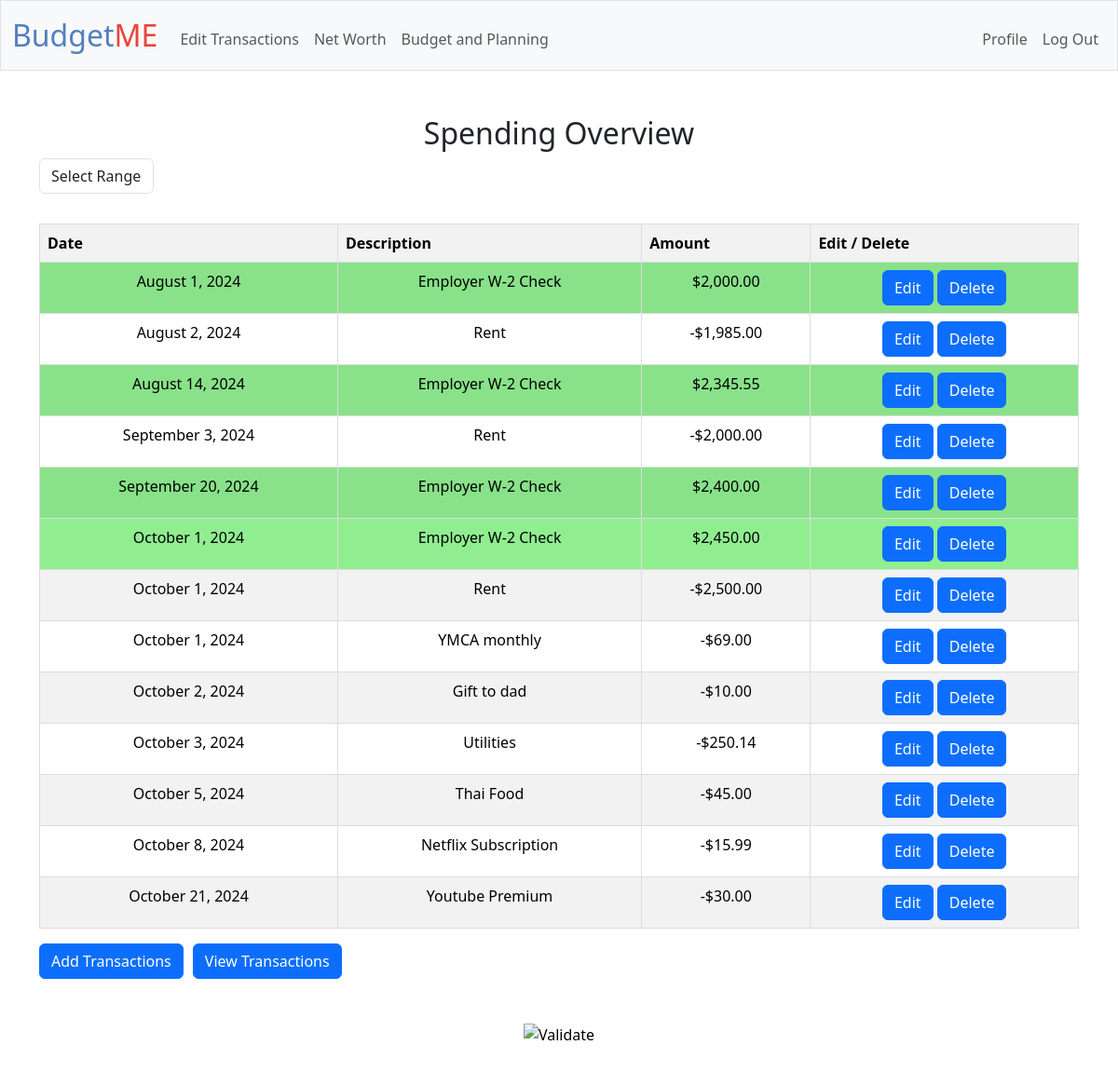
The app's page /editreports (signed in) with its own data.
### tables this page shows
CREATE TABLE transactions (id INTEGER PRIMARY KEY AUTOINCREMENT, user_id INTEGER NOT NULL, type TEXT NOT NULL, amount REAL NOT NULL, description TEXT, category TEXT, transaction_date DATETIME DEFAULT CURRENT_TIMESTAMP, source TEXT, FOREIGN KEY (user_id) REFERENCES
 "old_userss"(id) ON DELETE CASCADE);

### app.py (the view, shortened to what this page needs)
@app.route("/editreports", methods=["GET", "POST",])
@login_required
def editreports():
    if request.args.get('startMonth') and request.args.get('endMonth'):
        start_month = request.args.get('startMonth') + "-01"
        end_month = request.args.get('endMonth') + "-31"
        user_data = db.execute("SELECT id, type, amount, description, category, transaction_date, source FROM transactions WHERE user_id = ? AND transaction_date\
                                BETWEEN ? AND ?", session["user_id"], start_month, end_month)
    else:
        user_data = db.execute("SELECT id, type, amount, description, category, transaction_date, source FROM transactions WHERE user_id = ?", session["user_id"])
    user_data.sort(key=lambda x: x['transaction_date'])
    """Allow User to Edit and Delete Entries on the Generated Table"""
    """Render Monthly and Yearly statistics here"""
    return render_template("editreports.html", user_data=user_data)

### app.py (called while the page is built)
@app.after_request
def after_request(response):
    response.headers["Cache-Control"] = "no-cache, no-store, must-revalidate"
    response.headers["Expires"] = 0
    response.headers["Pragma"] = "no-cache"
    return response

### helpers.py (called while the page is built)
def login_required(f):
    @wraps(f)
    def decorated_function(*args, **kwargs):
        if session.get("user_id") is None:
            return redirect("/login")
        return f(*args, **kwargs)
    return decorated_function

def usd(value, type=""):
    if type == 'expense':
        return f"-${value:,.2f}"
    else:
        return f"${value:,.2f}"

def date_format(str):
    MONTHS = {
    1: "January", 2: "February", 3: "March", 4: "April", 5: "May", 6: "June", 7: "July", 8: "August", 9: "September", 10: "October", 11: "November", 12: "December"}
    split = str.split("-")
    return f"{MONTHS[int(split[1])]} {int(split[2])}, {split[0]}"

### templates/editreports.html (shortened to what this page needs)
{% extends "layout.html" %}
{% block main %}
<tbody>
        <h2>Spending Overview</h2>
        <form action="editreports" method="get" id="range_table">
            <div class="mb-3">
                <select class="form-control w-auto" name="report_type" id="report_type">
                    <option value="" disabled selected >Select Range</option>
                </select>
            </div>
        </form>
    <div class="table_chart-container">
        <table class="table table-hover table-striped income_expense-table" id="transactions_table">
            <thead>
                <tr class="list-heading">
                    <th scope="row">Date</th>
                    <th scope="row">Description</th>
                    <th scope="row">Amount</th>
                    <th>Edit / Delete</th>
                </tr>
            </thead>
                {% for data in user_data %}
                <tr class="{{ data.type }}" id="row-{{ data.id }}">
                    <td class="row-date">{{ data.transaction_date | date_format }}</td>
                    <td class="row-description">{{ data.description }}</td>
                    <td class="row-amount">{% if data.type == 'expense' %}-{% endif %}{{ data.amount | usd}}</td>
                    <td class="row-buttons">
                        <button class="btn btn-primary edit-btn" type="submit" value="{{ data.id }}" id="edit-{{ data.id }}">Edit</button>
                        <button class="btn btn-primary delete-btn" type="submit" value="{{ data.id }}" id="delete-{{ data.id }}">Delete</button>
                    </td>
                </tr>
                {% endfor %}
        </table>
    </div>
        <div class="button-container">
            <form action="/transactions" method="get">
                <button class="btn btn-primary" type="submit" id="the_transaction_submit">Add Transactions</button>
            </form>
            <form action="/reports" method="get">
                <button class="btn btn-primary" type="submit" id="the_view_submit">View Transactions</button>
            </form>
        </div>
</tbody>
{% endblock %}

### static/styles.css (style rules this page uses)
.table { width: 100%; border-collapse: collapse; }
.table th, .table td { border: 1px solid #ddd; padding: 8px; }
.table th { background-color: #f2f2f2; text-align: left; }
tr.income td { background-color: lightgreen !important; }
.table_chart-container { display: flex; column-gap: 20px; }
div.button-container { display: flex; gap: 10px; }

### records on screen
transactions: transaction_date "August 1, 2024", description "Employer W-2 Check", amount "$2,000.00", {{ data.id }} 32 (drawn)
transactions: transaction_date "August 2, 2024", description "Rent", amount "$1,985.00", {{ data.id }} 34 (drawn)
transactions: transaction_date "August 14, 2024", description "Employer W-2 Check", amount "$2,345.55", {{ data.id }} 33 (drawn)
transactions: transaction_date "September 3, 2024", description "Rent", amount "$2,000.00", {{ data.id }} 37 (drawn)
transactions: transaction_date "September 20, 2024", description "Employer W-2 Check", amount "$2,400.00", {{ data.id }} 20 (drawn)
transactions: transaction_date "October 1, 2024", description "Employer W-2 Check", amount "$2,450.00", {{ data.id }} 19 (drawn)
transactions: transaction_date "October 1, 2024", description "Rent", amount "$2,500.00", {{ data.id }} 23 (drawn)
transactions: transaction_date "October 1, 2024", description "YMCA monthly", amount "$69.00", {{ data.id }} 38 (drawn)
transactions: transaction_date "October 2, 2024", description "Gift to dad", amount "$10.00", {{ data.id }} 31 (drawn)
transactions: transaction_date "October 3, 2024", description "Utilities", amount "$250.14", {{ data.id }} 27 (drawn)
transactions: transaction_date "October 5, 2024", description "Thai Food", amount "$45.00", {{ data.id }} 25 (drawn)
transactions: transaction_date "October 8, 2024", description "Netflix Subscription", amount "$15.99", {{ data.id }} 28 (drawn)
transactions: transaction_date "October 21, 2024", description "Youtube Premium", amount "$30.00", {{ data.id }} 39 (drawn)
